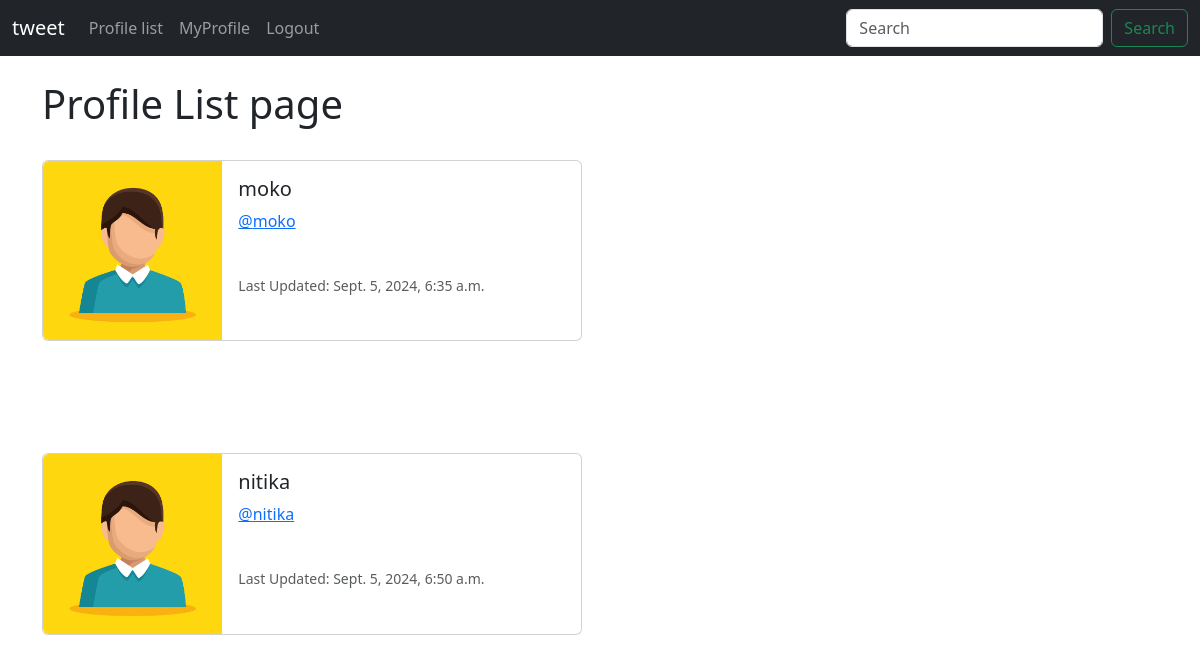
Screenshot of /profile_list/ (signed in) with the database file from the repository.
### app/models.py (models this page shows)
class Profile(models.Model):
    user = models.OneToOneField(User,on_delete=models.CASCADE)
    follows= models.ManyToManyField("self",related_name="followed_by",symmetrical=False,blank=True)
    date_modified = models.DateTimeField(User,auto_now=True)

### app/views.py (the view)
# urls.py: path('profile_list/',views.profile_list,name='profile_list'),
def profile_list(request):
    if request.user.is_authenticated:
     profiles = Profile.objects.exclude(user=request.user)
     return render(request,'profile_list.html',{"profiles":profiles})
    else:
       messages.success(request,("you must be logged in "))
       return redirect('home.html')

### app/templates/profile_list.html (shortened to what this page needs)
{% extends 'base.html' %}
{% load static %}
{% block content %}
<h1>Profile List page </h1>
{% if profiles %}
  {% for profile in profiles %}
  <div class="card mb-3" style="max-width: 540px;">
    <div class="row g-0">
      <div class="col-md-4">
        <img src="{% static 'images/user.jpg' %}" class="img-fluid rounded-start" alt="profile">
      </div>
      <div class="col-md-8">
        <div class="card-body">
          <h5 class="card-title">{{ profile.user.username }}</h5>
          <p class="card-text"><a href="{% url 'profile' profile.user.id  %}"> @{{ profile.user.username | lower}}</a> </p>
          <p class="card-text"><small class="text-muted">Last Updated: {{ profile.date_modified }}</small></p>
        </div>
      </div>
    </div>
  </div>
   {% endfor %}
{% endif %}
{% endblock %}

### rows the page displays
Profile: user.username "moko", date_modified "Sept. 5, 2024, 6:35 a.m."
Profile: user.username "nitika", date_modified "Sept. 5, 2024, 6:50 a.m."
